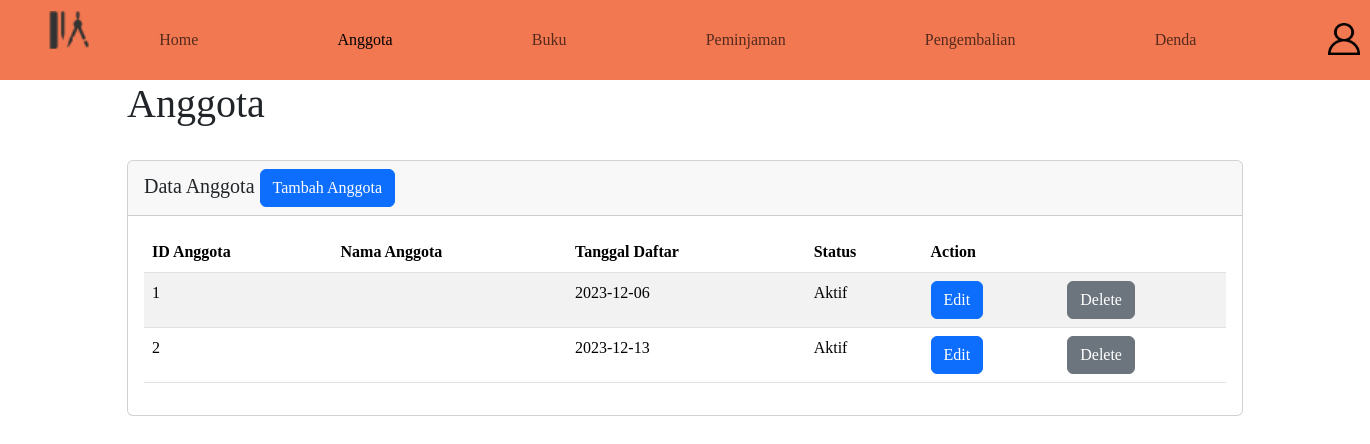
The page /anggota.php on the database as committed earlier.
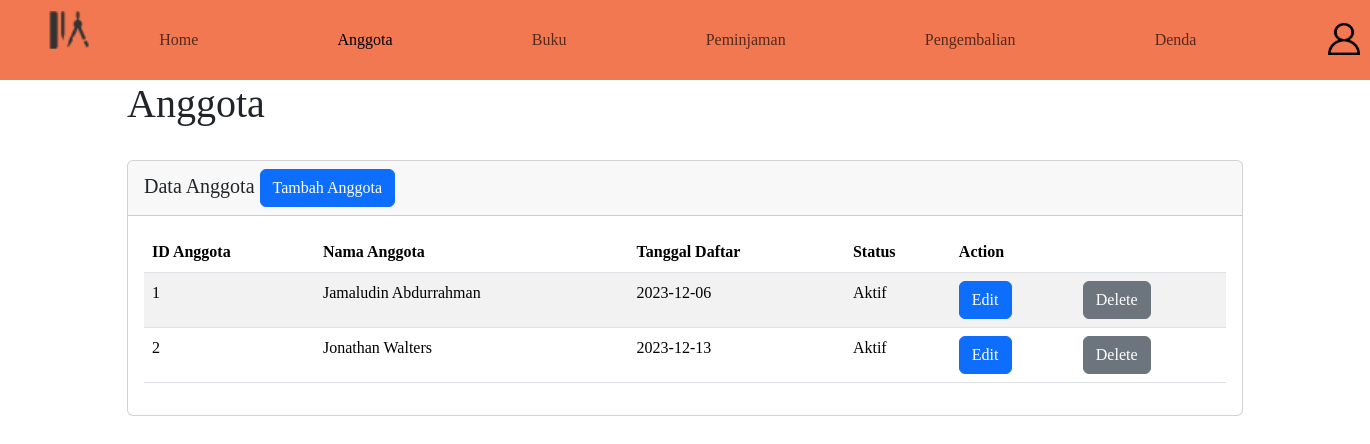
The same page on the database as committed later.
### tables this page shows
CREATE TABLE `anggota` (
  `id_anggota` int(11) NOT NULL,
  `nama` varchar(200) NOT NULL,
  `tgl_daftar` date NOT NULL DEFAULT current_timestamp(),
  `status_aktif` tinyint(1) NOT NULL
);

### Model/m_anggota.php (called while the page is built, shortened)
<?php
class m_anggota {
    public function showAnggota() {
        $db = new Database();
        $mysqli = $db->getConnection();
        $rs = $mysqli->query("SELECT * FROM anggota");
        $rows = array();
        while($row = $rs->fetch_assoc()) {
            $rows[] = $row;
        }
        $this->hasil = $rows;
        return $this->hasil;
    }
}

### Controller/anggotaController.php (called while the page is built, shortened)
<?php
class anggotaController {
    public function showAnggota() {
        include_once 'Model/m_anggota.php';
        $this->model = new m_anggota();
        $anggota = $this->model->showAnggota();
        include 'View/tabelAnggota.php';
    }
}

### View/tabelAnggota.php (the view, shortened to what this page needs)
<?php
$model = new m_anggota();
$anggota = $model->showAnggota();
include_once 'Controller/anggotaController.php';
foreach ($anggota as $row) {
    echo "<tr>",
        "<td>{$row['id_anggota']}</td>",
        "<td>{$row['nama']}</td>",
        "<td>{$row['tgl_daftar']}</td>";
        if($row['status_aktif'] == 0){
            echo "<td>Tidak Aktif</td>";
        } else if($row['status_aktif'] == 1){
            echo "<td>Aktif</td>";
        }
        echo "<td><a href='editAnggota.php?edit={$row['id_anggota']}&nama={$row['nama']}&status={$row['status_aktif']}' class='btn btn-primary'>Edit</a></td>";
        echo "<td><a href='controller/anggotaController.php?delete={$row['id_anggota']}' class='btn btn-secondary'>Delete</a></td>";
        echo "</tr>";
}
echo "</tbody>";
echo "</table>";
?>

Rows that differ between the two databases and show on the page:
changed anggota id 1: nama (not shown) → "Jamaludin Abdurrahman"
changed anggota id 2: nama (not shown) → "Jonathan Walters"
